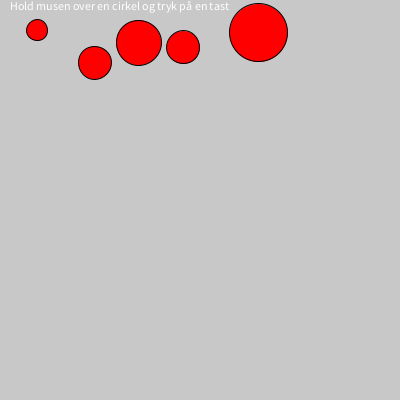
Frame 1 (no input)
Frame 60 (the mouse pressed at the canvas centre just before this capture): identical to frame 1, image omitted
Frame 120 (the mouse held since frame 60 and released just before this capture): identical to frame 1, image omitted

The Processing sketch that drew this single still picture (run headless with seeded random() and noise(); from frame 60 on, the mouse is pressed at the canvas centre):

// Processing sketch: processing_120905
// ── processing_120905.pde

ball ball1, ball2, ball3, ball4, ball5;
boolean keydown = false;

void setup()
{
    size(400, 400);
    ball1 = new ball();
    ball2 = new ball();
    ball3 = new ball();
    ball4 = new ball();
    ball5 = new ball();
    ellipseMode(CENTER);
}

void draw()
{
    background(200);
    fill(255);
    text("Hold musen over en cirkel og tryk på en tast", 10, 10);
    ball1.step();
    ball2.step();
    ball3.step();
    ball4.step();
    ball5.step();
}

class ball
{
    boolean active = false;
    float x, y;
    int size;

    ball()
    {
        x = random(0, width);
        y = 20 + random(0, 50);
        size = round(random(20, 60));
    }
    void step()
    {
        if (keyPressed && !keydown)
        {
            if (point_distance(x, y, mouseX, mouseY) < size / 2)
            {
                keydown = true;
                if (active)
                {
                    active = false;
                }
                else
                {
                    active = true;
                }
            }
        }
        if (active)
        {
            y++;
            fill(0, 255, 0);
        }
        else
        {
            fill(255, 0, 0);
        }
        if (y > height)
        {
            y = 0;
        }

        ellipse(x, y, size, size);
    }
}

void keyReleased()
{
    keydown = false;
}

float point_distance(float x1, float y1, float x2, float y2)
{
    float dis = abs(sqrt((x1 - x2) * (x1 - x2) + (y1 - y2) * (y1 - y2)));
    return dis;
}
